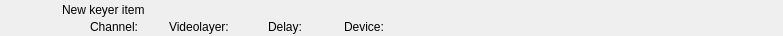
<?xml version="1.0" encoding="UTF-8"?>
<ui version="4.0">
 <class>RundownKeyerWidget</class>
 <widget class="QWidget" name="RundownKeyerWidget">
  <property name="geometry">
   <rect>
    <x>0</x>
    <y>0</y>
    <width>783</width>
    <height>36</height>
   </rect>
  </property>
  <layout class="QHBoxLayout" name="horizontalLayout">
   <property name="margin">
    <number>0</number>
   </property>
   <item>
    <widget class="QFrame" name="frameItem">
     <property name="sizePolicy">
      <sizepolicy hsizetype="Preferred" vsizetype="Fixed">
       <horstretch>0</horstretch>
       <verstretch>0</verstretch>
      </sizepolicy>
     </property>
     <property name="minimumSize">
      <size>
       <width>0</width>
       <height>36</height>
      </size>
     </property>
     <widget class="QLabel" name="labelThumbnail">
      <property name="geometry">
       <rect>
        <x>22</x>
        <y>2</y>
        <width>32</width>
        <height>32</height>
       </rect>
      </property>
      <property name="text">
       <string/>
      </property>
      <property name="pixmap">
       <pixmap resource="../Resource.qrc">:/Graphics/Images/Mixer.png</pixmap>
      </property>
      <property name="scaledContents">
       <bool>true</bool>
      </property>
     </widget>
     <widget class="QLabel" name="labelChannel">
      <property name="geometry">
       <rect>
        <x>90</x>
        <y>19</y>
        <width>70</width>
        <height>16</height>
       </rect>
      </property>
      <property name="text">
       <string>Channel:</string>
      </property>
     </widget>
     <widget class="QLabel" name="labelName">
      <property name="geometry">
       <rect>
        <x>62</x>
        <y>2</y>
        <width>561</width>
        <height>16</height>
       </rect>
      </property>
      <property name="text">
       <string>New keyer item</string>
      </property>
     </widget>
     <widget class="QLabel" name="labelVideolayer">
      <property name="geometry">
       <rect>
        <x>169</x>
        <y>19</y>
        <width>90</width>
        <height>16</height>
       </rect>
      </property>
      <property name="text">
       <string>Videolayer:</string>
      </property>
     </widget>
     <widget class="QLabel" name="labelColor">
      <property name="geometry">
       <rect>
        <x>0</x>
        <y>0</y>
        <width>18</width>
        <height>36</height>
       </rect>
      </property>
      <property name="text">
       <string/>
      </property>
     </widget>
     <widget class="QLabel" name="labelGroupColor">
      <property name="geometry">
       <rect>
        <x>0</x>
        <y>0</y>
        <width>6</width>
        <height>36</height>
       </rect>
      </property>
      <property name="text">
       <string/>
      </property>
     </widget>
     <widget class="QLabel" name="labelDevice">
      <property name="geometry">
       <rect>
        <x>344</x>
        <y>19</y>
        <width>332</width>
        <height>16</height>
       </rect>
      </property>
      <property name="text">
       <string>Device:</string>
      </property>
     </widget>
     <widget class="QLabel" name="labelDelay">
      <property name="geometry">
       <rect>
        <x>268</x>
        <y>19</y>
        <width>67</width>
        <height>16</height>
       </rect>
      </property>
      <property name="text">
       <string>Delay:</string>
      </property>
     </widget>
    </widget>
   </item>
   <item>
    <widget class="QLabel" name="labelGpiTriggerable">
     <property name="minimumSize">
      <size>
       <width>32</width>
       <height>32</height>
      </size>
     </property>
     <property name="maximumSize">
      <size>
       <width>32</width>
       <height>32</height>
      </size>
     </property>
     <property name="text">
      <string/>
     </property>
     <property name="pixmap">
      <pixmap resource="../Resource.qrc">:/Graphics/Images/GpiTriggerable.png</pixmap>
     </property>
    </widget>
   </item>
   <item>
    <widget class="QLabel" name="labelDisconnected">
     <property name="minimumSize">
      <size>
       <width>32</width>
       <height>32</height>
      </size>
     </property>
     <property name="maximumSize">
      <size>
       <width>32</width>
       <height>32</height>
      </size>
     </property>
     <property name="text">
      <string/>
     </property>
     <property name="pixmap">
      <pixmap resource="../Resource.qrc">:/Graphics/Images/Disconnected.png</pixmap>
     </property>
    </widget>
   </item>
   <item>
    <widget class="QLabel" name="labelActiveColor">
     <property name="minimumSize">
      <size>
       <width>2</width>
       <height>36</height>
      </size>
     </property>
     <property name="maximumSize">
      <size>
       <width>2</width>
       <height>36</height>
      </size>
     </property>
     <property name="text">
      <string/>
     </property>
    </widget>
   </item>
  </layout>
 </widget>
 <resources>
  <include location="../Resource.qrc"/>
 </resources>
 <connections/>
 <slots>
  <slot>addToCombo()</slot>
 </slots>
</ui>
